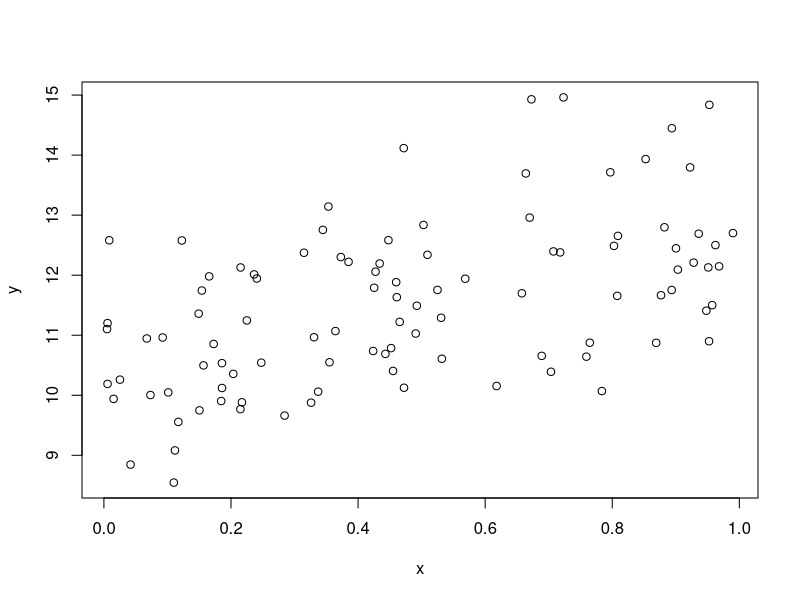

Write the R code that produced this figure.
## ---- chunk 1
library(AER)
## ---- chunk 2
N <- 100
x<-runif(N)
w<-sample(c("H","T"),N,replace=TRUE)
y <- 10 + 2*x + ifelse(w=="H",1,0) + rnorm(N)
df <- data.frame(w,x,y)
## ---- chunk 3
plot(y~x)
## ---- chunk 4
fm1 <- lm(y~x*w,data=df)
fm0 <- lm(y~x,data=df)
coeftest(fm1,df=Inf)
## ---- chunk 5
waldtest(fm0,fm1,test="Chisq")
## ---- chunk 6
waldtest(fm0,fm1)
## ---- chunk 7
anova(fm0,fm1)
## ---- chunk 8
lmt <- lm(I(resid(fm1))~w*x,data=df)
(lmt <- nrow(df)*summary(lmt)$r.squared)
1-pchisq(lmt,df=1)
## ---- chunk 9
coeftest(fm1,vcov=vcovHC)
## ---- chunk 10
coeftest(fm1,vcov=vcovHC(fm1,type="HC1"))
## ---- chunk 11
coeftest(fm0,vcov=vcovHC,df=Inf)
## ---- chunk 12
waldtest(fm0,fm1,vcov=vcovHC)
## ---- chunk 13
waldtest(fm0,fm1,vcov=vcovHC, test="Chisq")
## ---- chunk 14
bpt <- lm(I(resid(fm1)^2)~w*x,data=df)
(bpt <-nrow(df)*summary(bpt)$r.squared)
1-pchisq(bpt,df=3)
## ---- chunk 15
bptest(fm1)
## ---- chunk 16
wht <- lm(I(resid(fm1)^2)~fitted(fm1)+I(fitted(fm1)^2),data=df)
(wht <- nrow(df)*summary(wht)$r.squared)
1-pchisq(wht,df=2)
## ---- chunk 17
bptest(fm1,~fitted(fm1)+I(fitted(fm1)^2))
